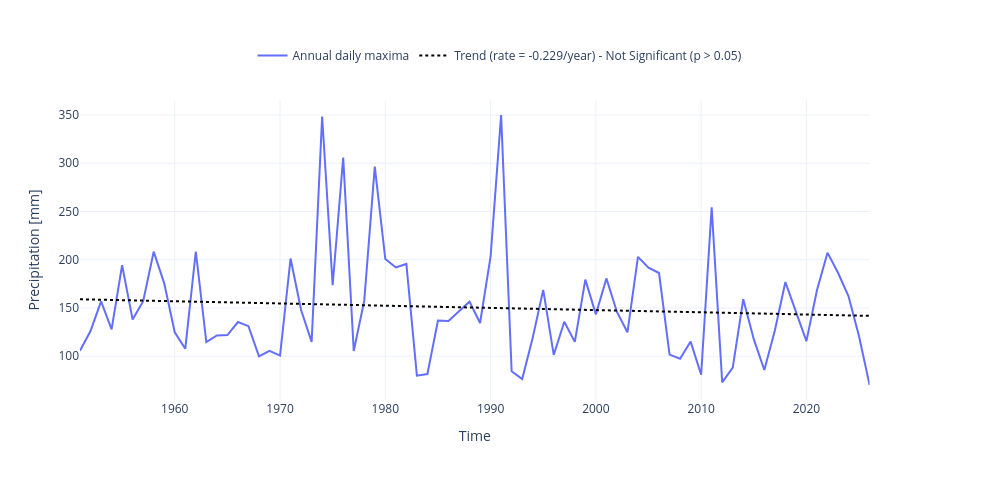

Write notebook code for a chart like this one.
### Markdown cell above
Annual maximum daily precipitation with a fitted trend. Saved as `F5_Rain_annual_max_<site_tag>.html`.

### Code cell
data_max = data.groupby(data.index.year).max()
data_max.index = pd.to_datetime(data_max.index, format="%Y")

dict_plot = [
    {"data": data_max, "var": "PRCP", "ax": 1, "label": "Annual daily maxima"},
]
fig_max = plot_timeseries_interactive(
    dict_plot, trendline=True, figsize=(25, 12), label_yaxes="Precipitation [mm]"
)
fig_max.write_html(
    site_figures_dir / build_output_filename("F5_Rain_annual_max", site_name, site_lon, site_lat, ext="html"),
)
